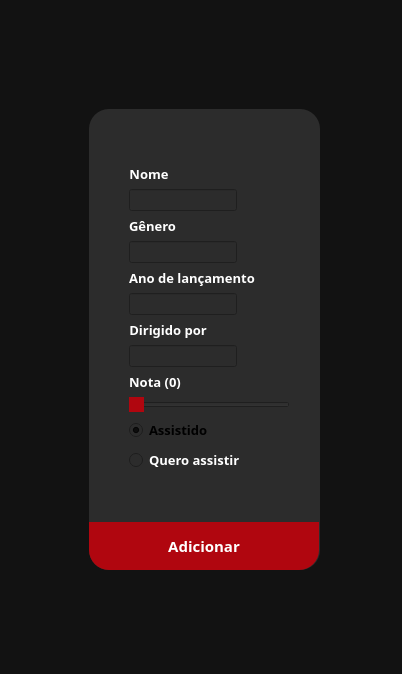
<?xml version="1.0" encoding="UTF-8"?>
<ui version="4.0">
 <class>MainWindow</class>
 <widget class="QMainWindow" name="MainWindow">
  <property name="geometry">
   <rect>
    <x>0</x>
    <y>0</y>
    <width>402</width>
    <height>674</height>
   </rect>
  </property>
  <property name="sizePolicy">
   <sizepolicy hsizetype="Fixed" vsizetype="Fixed">
    <horstretch>0</horstretch>
    <verstretch>0</verstretch>
   </sizepolicy>
  </property>
  <property name="minimumSize">
   <size>
    <width>402</width>
    <height>674</height>
   </size>
  </property>
  <property name="maximumSize">
   <size>
    <width>402</width>
    <height>674</height>
   </size>
  </property>
  <property name="windowTitle">
   <string>Adicionar Filme</string>
  </property>
  <property name="styleSheet">
   <string notr="true">background-color: rgb(18, 18, 18);</string>
  </property>
  <widget class="QWidget" name="centralwidget">
   <widget class="QFrame" name="frame">
    <property name="geometry">
     <rect>
      <x>89</x>
      <y>109</y>
      <width>231</width>
      <height>461</height>
     </rect>
    </property>
    <property name="styleSheet">
     <string notr="true">QFrame {
	border-radius: 20px;
	background-color: #2C2C2C;
}</string>
    </property>
    <property name="frameShape">
     <enum>QFrame::NoFrame</enum>
    </property>
    <property name="frameShadow">
     <enum>QFrame::Plain</enum>
    </property>
    <widget class="QWidget" name="verticalWidget" native="true">
     <property name="geometry">
      <rect>
       <x>40</x>
       <y>10</y>
       <width>161</width>
       <height>401</height>
      </rect>
     </property>
     <property name="styleSheet">
      <string notr="true">background-color: #2C2C2C;</string>
     </property>
     <layout class="QVBoxLayout" name="verticalLayout">
      <property name="spacing">
       <number>0</number>
      </property>
      <item>
       <spacer name="verticalSpacer_3">
        <property name="orientation">
         <enum>Qt::Vertical</enum>
        </property>
        <property name="sizeType">
         <enum>QSizePolicy::Fixed</enum>
        </property>
        <property name="sizeHint" stdset="0">
         <size>
          <width>20</width>
          <height>40</height>
         </size>
        </property>
       </spacer>
      </item>
      <item>
       <widget class="QLabel" name="label">
        <property name="sizePolicy">
         <sizepolicy hsizetype="Fixed" vsizetype="Fixed">
          <horstretch>0</horstretch>
          <verstretch>0</verstretch>
         </sizepolicy>
        </property>
        <property name="font">
         <font>
          <family>Malgun Gothic</family>
          <pointsize>10</pointsize>
          <weight>75</weight>
          <bold>true</bold>
         </font>
        </property>
        <property name="autoFillBackground">
         <bool>false</bool>
        </property>
        <property name="styleSheet">
         <string notr="true">color: rgb(255, 255, 255);</string>
        </property>
        <property name="text">
         <string>Nome</string>
        </property>
        <property name="alignment">
         <set>Qt::AlignCenter</set>
        </property>
       </widget>
      </item>
      <item>
       <widget class="QLineEdit" name="inputNome">
        <property name="sizePolicy">
         <sizepolicy hsizetype="Fixed" vsizetype="Fixed">
          <horstretch>0</horstretch>
          <verstretch>0</verstretch>
         </sizepolicy>
        </property>
        <property name="styleSheet">
         <string notr="true">color: rgb(255, 255, 255);</string>
        </property>
       </widget>
      </item>
      <item>
       <widget class="QLabel" name="label_2">
        <property name="sizePolicy">
         <sizepolicy hsizetype="Fixed" vsizetype="Fixed">
          <horstretch>0</horstretch>
          <verstretch>0</verstretch>
         </sizepolicy>
        </property>
        <property name="font">
         <font>
          <family>Malgun Gothic</family>
          <pointsize>10</pointsize>
          <weight>75</weight>
          <bold>true</bold>
         </font>
        </property>
        <property name="styleSheet">
         <string notr="true">color: rgb(255, 255, 255);</string>
        </property>
        <property name="text">
         <string>Gênero</string>
        </property>
        <property name="alignment">
         <set>Qt::AlignCenter</set>
        </property>
       </widget>
      </item>
      <item>
       <widget class="QLineEdit" name="inputGenero">
        <property name="sizePolicy">
         <sizepolicy hsizetype="Fixed" vsizetype="Fixed">
          <horstretch>0</horstretch>
          <verstretch>0</verstretch>
         </sizepolicy>
        </property>
        <property name="styleSheet">
         <string notr="true">color: rgb(255, 255, 255);</string>
        </property>
       </widget>
      </item>
      <item>
       <widget class="QLabel" name="label_3">
        <property name="sizePolicy">
         <sizepolicy hsizetype="Fixed" vsizetype="Fixed">
          <horstretch>0</horstretch>
          <verstretch>0</verstretch>
         </sizepolicy>
        </property>
        <property name="font">
         <font>
          <family>Malgun Gothic</family>
          <pointsize>10</pointsize>
          <weight>75</weight>
          <bold>true</bold>
         </font>
        </property>
        <property name="styleSheet">
         <string notr="true">color: rgb(255, 255, 255);</string>
        </property>
        <property name="text">
         <string>Ano de lançamento</string>
        </property>
        <property name="alignment">
         <set>Qt::AlignCenter</set>
        </property>
       </widget>
      </item>
      <item>
       <widget class="QLineEdit" name="inputAnoLan">
        <property name="sizePolicy">
         <sizepolicy hsizetype="Fixed" vsizetype="Fixed">
          <horstretch>0</horstretch>
          <verstretch>0</verstretch>
         </sizepolicy>
        </property>
        <property name="styleSheet">
         <string notr="true">color: rgb(255, 255, 255);</string>
        </property>
       </widget>
      </item>
      <item>
       <widget class="QLabel" name="label_4">
        <property name="sizePolicy">
         <sizepolicy hsizetype="Fixed" vsizetype="Fixed">
          <horstretch>0</horstretch>
          <verstretch>0</verstretch>
         </sizepolicy>
        </property>
        <property name="font">
         <font>
          <family>Malgun Gothic</family>
          <pointsize>10</pointsize>
          <weight>75</weight>
          <bold>true</bold>
         </font>
        </property>
        <property name="styleSheet">
         <string notr="true">color: rgb(255, 255, 255);</string>
        </property>
        <property name="text">
         <string>Dirigido por</string>
        </property>
        <property name="alignment">
         <set>Qt::AlignCenter</set>
        </property>
       </widget>
      </item>
      <item>
       <widget class="QLineEdit" name="inputDiretor">
        <property name="sizePolicy">
         <sizepolicy hsizetype="Fixed" vsizetype="Fixed">
          <horstretch>0</horstretch>
          <verstretch>0</verstretch>
         </sizepolicy>
        </property>
        <property name="styleSheet">
         <string notr="true">color: rgb(255, 255, 255);</string>
        </property>
       </widget>
      </item>
      <item>
       <widget class="QLabel" name="textNota">
        <property name="sizePolicy">
         <sizepolicy hsizetype="Fixed" vsizetype="Fixed">
          <horstretch>0</horstretch>
          <verstretch>0</verstretch>
         </sizepolicy>
        </property>
        <property name="font">
         <font>
          <family>Malgun Gothic</family>
          <pointsize>10</pointsize>
          <weight>75</weight>
          <bold>true</bold>
         </font>
        </property>
        <property name="styleSheet">
         <string notr="true">color: rgb(255, 255, 255);</string>
        </property>
        <property name="text">
         <string>Nota (0)</string>
        </property>
        <property name="alignment">
         <set>Qt::AlignCenter</set>
        </property>
       </widget>
      </item>
      <item>
       <widget class="QSlider" name="sliderNota">
        <property name="sizePolicy">
         <sizepolicy hsizetype="Preferred" vsizetype="Fixed">
          <horstretch>0</horstretch>
          <verstretch>0</verstretch>
         </sizepolicy>
        </property>
        <property name="styleSheet">
         <string notr="true">QSlider::handle:horizontal {
	background-color: rgb(176, 6, 15);
}

QSlider::handle:horizontal:hover {
	background-color: #FF5C5C;
}</string>
        </property>
        <property name="maximum">
         <number>10</number>
        </property>
        <property name="singleStep">
         <number>1</number>
        </property>
        <property name="pageStep">
         <number>2</number>
        </property>
        <property name="value">
         <number>0</number>
        </property>
        <property name="tracking">
         <bool>true</bool>
        </property>
        <property name="orientation">
         <enum>Qt::Horizontal</enum>
        </property>
        <property name="invertedAppearance">
         <bool>false</bool>
        </property>
        <property name="invertedControls">
         <bool>false</bool>
        </property>
       </widget>
      </item>
      <item>
       <widget class="QRadioButton" name="radioAssistido">
        <property name="font">
         <font>
          <family>Malgun Gothic</family>
          <pointsize>10</pointsize>
          <weight>75</weight>
          <bold>true</bold>
         </font>
        </property>
        <property name="styleSheet">
         <string notr="true">color: rgb(255, 255, 255);

QRadioButton::indicator:checked {
        background-color: red;
}</string>
        </property>
        <property name="text">
         <string>Assistido</string>
        </property>
        <property name="checkable">
         <bool>true</bool>
        </property>
        <property name="checked">
         <bool>true</bool>
        </property>
       </widget>
      </item>
      <item>
       <widget class="QRadioButton" name="radioAssistir">
        <property name="font">
         <font>
          <family>Malgun Gothic</family>
          <pointsize>10</pointsize>
          <weight>75</weight>
          <bold>true</bold>
         </font>
        </property>
        <property name="styleSheet">
         <string notr="true">QRadioButton {
color: rgb(255, 255, 255);
}</string>
        </property>
        <property name="text">
         <string>Quero assistir</string>
        </property>
        <property name="checked">
         <bool>false</bool>
        </property>
       </widget>
      </item>
      <item>
       <spacer name="verticalSpacer_4">
        <property name="orientation">
         <enum>Qt::Vertical</enum>
        </property>
        <property name="sizeType">
         <enum>QSizePolicy::Fixed</enum>
        </property>
        <property name="sizeHint" stdset="0">
         <size>
          <width>20</width>
          <height>40</height>
         </size>
        </property>
       </spacer>
      </item>
     </layout>
    </widget>
    <widget class="QPushButton" name="btnAdicionar">
     <property name="geometry">
      <rect>
       <x>0</x>
       <y>413</y>
       <width>230</width>
       <height>48</height>
      </rect>
     </property>
     <property name="sizePolicy">
      <sizepolicy hsizetype="Preferred" vsizetype="Fixed">
       <horstretch>0</horstretch>
       <verstretch>0</verstretch>
      </sizepolicy>
     </property>
     <property name="font">
      <font>
       <family>Malgun Gothic</family>
       <pointsize>11</pointsize>
       <weight>75</weight>
       <bold>true</bold>
      </font>
     </property>
     <property name="cursor">
      <cursorShape>PointingHandCursor</cursorShape>
     </property>
     <property name="styleSheet">
      <string notr="true">QPushButton:hover {
	background-color: #FF5C5C;
}

QPushButton {
background-color: rgb(176, 6, 15);
color: rgb(255, 255, 255);
height: 40px;
border-bottom-left-radius: 20px;
border-bottom-right-radius: 20px;
}</string>
     </property>
     <property name="text">
      <string>Adicionar</string>
     </property>
    </widget>
   </widget>
  </widget>
 </widget>
 <resources/>
 <connections/>
</ui>
